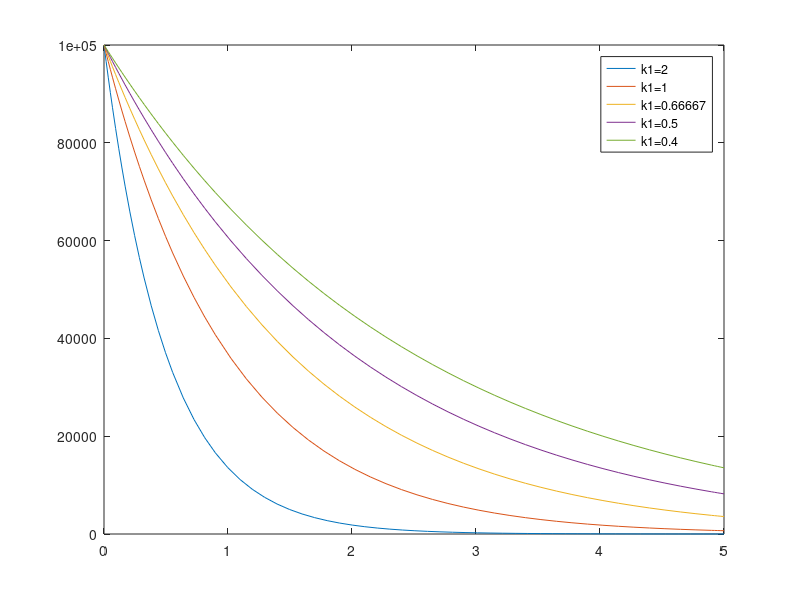

Write the MATLAB code that produced this figure.
% =========================================================================
% 2.2 Exponential decay and radioactivity
% =========================================================================
% Calling ode solver
function c_cm_expdecay_pt1
    global k1; 
%     k1 = 2.0;       % set parameter value      
    tend = 5;       % end time in hours
    x0 = 10^5;     
    
    % Looping through different k1 values    
    leg_str = {};
    for i = 1:5
        k1 = 2.0/i;
        [tsol, xsol] = ode45(@rhs, [0, tend], x0);
        plot(tsol, xsol); hold on;                        
        leg_str = horzcat(leg_str, ['k1=',num2str(2.0/i)]);     % concat legend str                
    end    
    legend(leg_str);    
end
% =========================================================================
% Define RHS of ODE
% =========================================================================
function xdot = rhs(t, x) 
    global k1;
    xdot = -k1*x;
end
